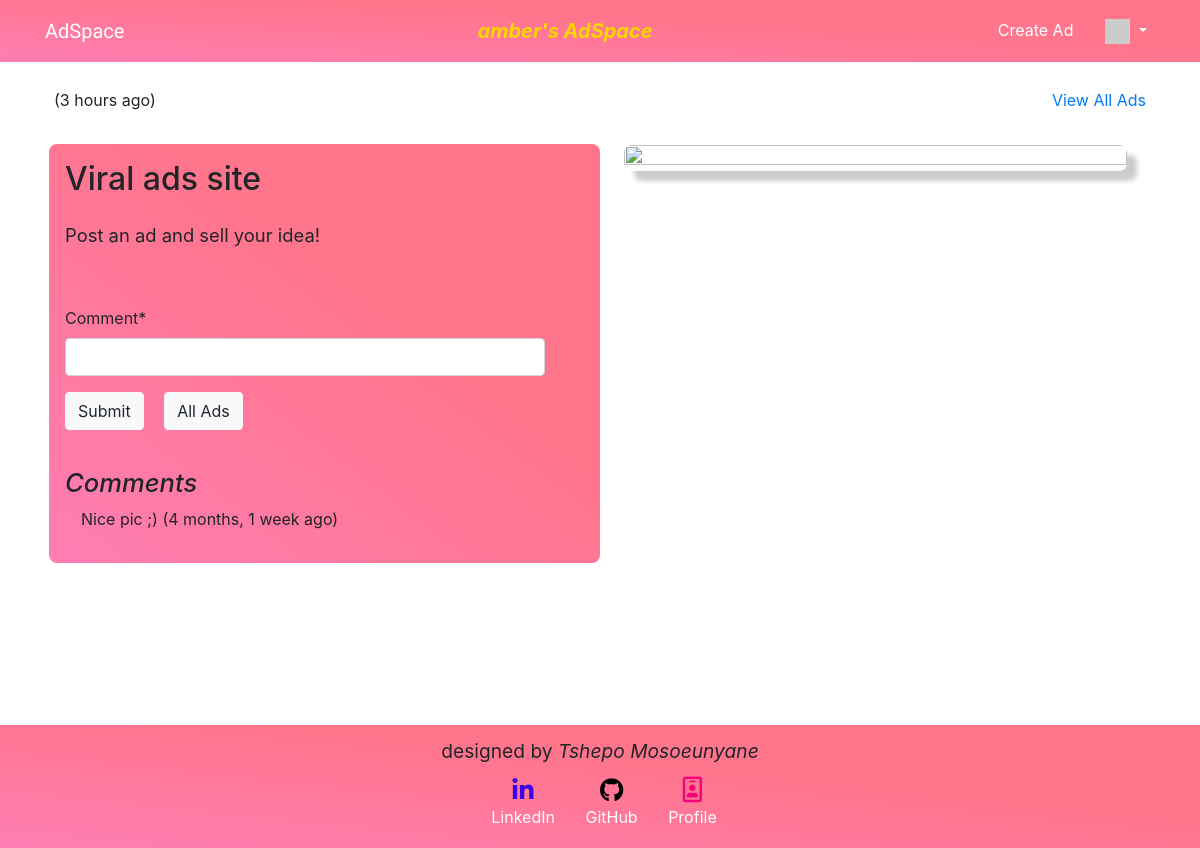
/ad/1 (signed in), run on the app's committed database.
### ads/models.py (models this page shows, shortened)
class Ad(models.Model) :
    title = models.CharField(
            max_length=200,
            validators=[MinLengthValidator(2, "Title must be greater than 2 characters")]
    )
    price = models.DecimalField(max_digits=7, decimal_places=2, null=True)
    text = models.TextField()
    owner = models.ForeignKey(settings.AUTH_USER_MODEL, on_delete=models.CASCADE)
    favorites = models.ManyToManyField(settings.AUTH_USER_MODEL,
        through='Fav', related_name='favorite_ads')
    created_at = models.DateTimeField(auto_now_add=True)
    updated_at = models.DateTimeField(auto_now=True)
    picture = models.BinaryField(null=True, editable=True)
    content_type = models.CharField(max_length=256, null=True, help_text='The MIMEType of the file')

class Comment(models.Model) :
    text = models.TextField(
        validators=[MinLengthValidator(3, "Comment must be greater than 3 characters")]
    )
    ad = models.ForeignKey(Ad, on_delete=models.CASCADE)
    owner = models.ForeignKey(settings.AUTH_USER_MODEL, on_delete=models.CASCADE)
    created_at = models.DateTimeField(auto_now_add=True)
    updated_at = models.DateTimeField(auto_now=True)

### ads/views.py (the view)
# urls.py: path('ad/<int:pk>', views.AdDetailView.as_view(), name='ad_detail'),
class AdDetailView(OwnerDetailView):
    model = Ad
    template_name = "ads/ad_detail.html"
    def get(self, request, pk) :
        ad = Ad.objects.get(id=pk)
        comments = Comment.objects.filter(ad=ad).order_by('-updated_at')
        comment_form = CommentForm()
        context = { 'ad' : ad, 'comments': comments, 'comment_form': comment_form }
        return render(request, self.template_name, context)

### ads/forms.py
class CommentForm(forms.Form):
    comment = forms.CharField(required=True, max_length=500, min_length=3, strip=True)

### home/context_processors.py (called while the page is built)
def settings(request):
    return {
        'settings': django_settings,
    }

### home/templatetags/app_tags.py (called while the page is built)
@register.filter(name='gravatar')
def gravatar(user, size=35):
    email = str(user.email.strip().lower()).encode('utf-8')
    email_hash = md5(email).hexdigest()
    url = "//www.gravatar.com/avatar/{0}?s={1}&d=identicon&r=PG"
    return url.format(email_hash, size)

### ads/templates/ads/ad_detail.html (shortened to what this page needs)
{% extends "base_menu.html" %}
{% load humanize %}
{% block content %}
  <div class="container mt-5 pt-4">
    <div class="row my-1 my-md-3 px-4">
      <p style="margin-bottom: 1em; text-align: end;">
        ({{ ad.updated_at|naturaltime }})
      </p>
      <p class="ml-auto">
        <a href="{% url 'ads:all' %}">View All Ads</a>
      </p>
    </div>
    <div class="row align-items-start mx-1">
      <div class="col-12 col-md-6 mb-4 px-0 px-md-4 order-md-1">
        {% if ad.content_type %}
          <img src="{% url 'ads:ad_picture' ad.id %}" class="ad-details-img">
        {% endif %}
      </div>
      <div class="ad-details col-12 col-md-6 order-md-0">
        <h1 style="margin-bottom: 0.75em;">{{ ad.title }}</h1>
        <p style="font-size: 1.15em;">
          {{ ad.text }}
        </p>
        {% if user.is_authenticated %}
          <br clear="all" />
          <p>
            {% load crispy_forms_tags %}
            <form method="post" action="{% url 'ads:ad_comment_create' ad.id %}">
              {{ comment_form|crispy }}
              <input class="btn btn-light" type="submit" value="Submit" style="margin-right: 1em;">
              <input class="btn btn-light" type="submit" value="All Ads" onclick="window.location.href='{% url 'ads:all' %}';return false;">
            </form>
          </p>
        {% endif %}
        {% if comments %}
          <h2 style="margin-top: 1.5em; font-size: 1.6em; font-style: italic;">Comments</h2>
        {% endif %}
        {% for comment in comments %}
          <p style="margin-left: 1em;">
            {{ comment.text }}
            ({{ comment.updated_at|naturaltime }})
          </p>
        {% endfor %}
      </div>
    </div>
  </div>
{% endblock %}

### home/templates/base_menu.html (shortened to what this page needs)
{% extends "base_bootstrap.html" %}
{% block navbar %}
  {% load app_tags %}
  <nav class="navbar fixed-top navbar-expand-lg">
    <div class="container">
      <div class="navbar-header">
        <a class="navbar-brand" href="{% url 'ads:all' %}">{{ settings.APP_NAME }}</a>
      </div>
      {% if user.is_authenticated %}
        <div class="navbar-text d-none d-sm-block ml-auto">{{request.user.username}}'s AdSpace</div>
      {% endif %}
      <ul class="navbar-nav flex-row ml-auto">
        {% if user.is_authenticated %}
        <li class="nav-item mr-3">
          <a class="nav-link" href="{% url 'ads:ad_create' %}">Create Ad</a>
        </li>
        <li class="nav-item dropdown">
          <a class="nav-link dropdown-toggle" href="#" id="navbarDropdown" role="button" data-toggle="dropdown" aria-haspopup="true" aria-expanded="false">
            <img style="width: 25px;" src="{{ user|gravatar:60 }}" /><b class="caret"></b>
          </a>
        </li>
        {% endif %}
      </ul>
    </div>
  </nav>
{% endblock %}
{% block footer %}
  <div class="footer">
    <p class="mb-1" style="font-size: 1.2em;">designed by <em>Tshepo Mosoeunyane</em></p>
    <div class="text-center py-0">
      <a class="btn btn-social-icon btn-linkedin ml-2" href="https://www.linkedin.com/in/tshepo-mosoeunyane" rel="noreferrer" target="_blank">
        <i class="fa fa-linkedin text-reset" style="font-size: 1.5em; color: rgb(62, 0, 231);"></i> <br>
        <span>LinkedIn</span>
      </a>
      <a class="btn btn-social-icon btn-github" href="https://github.com/Lemour-sudo" rel="noreferrer" target="_blank">
        <i class="fa fa-github" style="font-size: 1.5em; color: black;"></i> <br>
        <span>GitHub</span>
      </a>
      <a class="btn btn-social-icon" href="#" rel="noreferrer" target="_blank">
        <i class="fa fa-id-badge" style="font-size: 1.6em; color: rgb(247, 0, 124);"></i> <br>
        <span>Profile</span>
      </a>
    </div>
  </div>
{% endblock %}

### home/static/css/styles.css (style rules this page uses)
:root { --passionate-bed-gradient: linear-gradient(to bottom left, #ff758c 40%, #ff7eb3 100%); }
html { height: 100%; }
body { position: relative; min-height: 100%; padding-bottom: 9rem; }
input, textarea { max-width: 30em; }
.navbar { color: white; background: var(--passionate-bed-gradient); }
.navbar-brand { font-family: 'Inknut Antiqua'; }
.navbar a { color: white; }
.navbar-text { font-size: 1.25em; font-style: italic; font-weight: bold; color: gold; }
.footer { position: absolute; bottom: 0; width: 100%; padding: 0.75em 0; text-align: center; background: var(--passionate-bed-gradient); }
.footer span { color: white; }
.ad-details { padding: 1em; border-radius: 0.5em; background: var(--passionate-bed-gradient); }
.ad-details h1 { font-size: 2em; }
.ad-details p { font-size: 1em; }
.ad-details-img { height: 100%; width: 100%; border-radius: 0.5em; box-shadow: 10px 10px 5px #ccc; }

### data on the page
Ad: updated_at "3 hours ago", title "Viral ads site", text "Post an ad and sell your idea!"
Comment: text "Nice pic ;)", updated_at "4 months, 1 week ago"

### other printed values
{{ settings.APP_NAME }} "AdSpace"
{{ request.user.username }} "amber"
